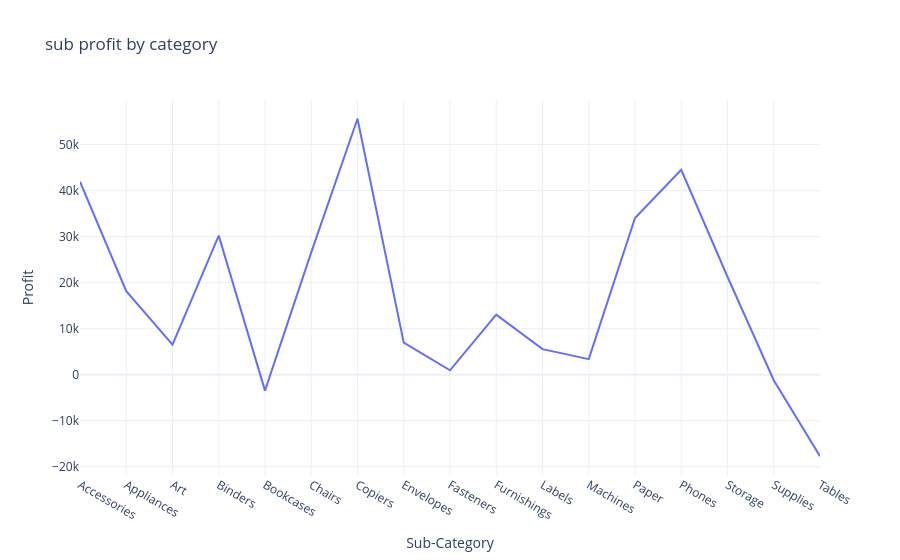

Notebook code cell kept with this figure:
### Code cell
fig=px.line(subcategory_by_profit,
           y='Profit',
           x='Sub-Category',
           title='sub profit by category')

fig.show()

### Figure 1 — Plotly figure (JSON) as saved in the notebook; plotly's stock layout.template omitted (floating-point values rounded to 4 significant figures)
{"data": [{"hovertemplate": "Sub-Category=%{x}<br>Profit=%{y}<extra></extra>", "legendgroup": "", "line": {"color": "#636efa", "dash": "solid"}, "marker": {"symbol": "circle"}, "mode": "lines", "name": "", "orientation": "v", "showlegend": false, "type": "scatter", "x": ["Accessories", "Appliances", "Art", "Binders", "Bookcases", "Chairs", "Copiers", "Envelopes", "Fasteners", "Furnishings", "Labels", "Machines", "Paper", "Phones", "Storage", "Supplies", "Tables"], "xaxis": "x", "y": [41940.0, 18140.0, 6528.0, 30220.0, -3473.0, 26590.0, 55620.0, 6964.0, 949.5, 13060.0, 5546.0, 3385.0, 34050.0, 44520.0, 21280.0, -1189.0, -17730.0], "yaxis": "y"}], "layout": {"legend": {"tracegroupgap": 0}, "title": {"text": "sub profit by category"}, "xaxis": {"anchor": "y", "domain": [0, 1], "title": {"text": "Sub-Category"}}, "yaxis": {"anchor": "x", "domain": [0, 1], "title": {"text": "Profit"}}}}
